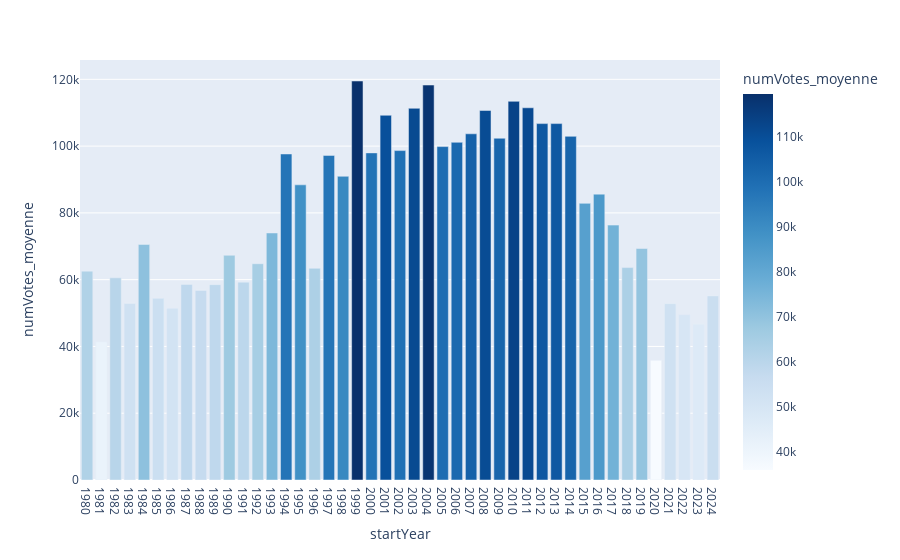

Notebook source saved alongside this figure:
### Code cell
# rating vs years
df_nbr_votes_by_year = df[["startYear", "numVotes"]]
df_nbr_votes_by_year = df_nbr_votes_by_year.groupby("startYear", as_index=False)[["numVotes"]].mean()
df_nbr_votes_by_year["numVotes_moyenne"] = df_nbr_votes_by_year["numVotes"].apply(lambda x : round(x, 2))
fig = px.bar(df_nbr_votes_by_year, x="startYear", y="numVotes_moyenne", color_continuous_scale='Blues', color="numVotes_moyenne")
fig.show()

### Figure 1 — Plotly figure (JSON) as saved in the notebook; plotly's stock layout.template omitted (floating-point values rounded to 4 significant figures)
{"data": [{"alignmentgroup": "True", "hovertemplate": "startYear=%{x}<br>numVotes_moyenne=%{marker.color}<extra></extra>", "legendgroup": "", "marker": {"color": [62550.0, 41290.0, 60560.0, 52880.0, 70550.0, 54420.0, 51430.0, 58570.0, 56770.0, 58510.0, 67290.0, 59260.0, 64770.0, 73980.0, 97640.0, 88400.0, 63400.0, 97210.0, 90960.0, 119500.0, 97970.0, 109200.0, 98660.0, 111300.0, 118300.0, 99860.0, 101100.0, 103700.0, 110700.0, 102400.0, 113400.0, 111500.0, 106700.0, 106700.0, 102900.0, 82860.0, 85620.0, 76340.0, 63620.0, 69330.0, 35860.0, 52820.0, 49540.0, 46650.0, 55130.0], "coloraxis": "coloraxis", "pattern": {"shape": ""}}, "name": "", "offsetgroup": "", "orientation": "v", "showlegend": false, "textposition": "auto", "type": "bar", "x": ["1980", "1981", "1982", "1983", "1984", "1985", "1986", "1987", "1988", "1989", "1990", "1991", "1992", "1993", "1994", "1995", "1996", "1997", "1998", "1999", "2000", "2001", "2002", "2003", "2004", "2005", "2006", "2007", "2008", "2009", "2010", "2011", "2012", "2013", "2014", "2015", "2016", "2017", "2018", "2019", "2020", "2021", "2022", "2023", "2024"], "xaxis": "x", "y": [62550.0, 41290.0, 60560.0, 52880.0, 70550.0, 54420.0, 51430.0, 58570.0, 56770.0, 58510.0, 67290.0, 59260.0, 64770.0, 73980.0, 97640.0, 88400.0, 63400.0, 97210.0, 90960.0, 119500.0, 97970.0, 109200.0, 98660.0, 111300.0, 118300.0, 99860.0, 101100.0, 103700.0, 110700.0, 102400.0, 113400.0, 111500.0, 106700.0, 106700.0, 102900.0, 82860.0, 85620.0, 76340.0, 63620.0, 69330.0, 35860.0, 52820.0, 49540.0, 46650.0, 55130.0], "yaxis": "y"}], "layout": {"barmode": "relative", "coloraxis": {"colorbar": {"title": {"text": "numVotes_moyenne"}}, "colorscale": [[0, "rgb(247,251,255)"], [0.125, "rgb(222,235,247)"], [0.25, "rgb(198,219,239)"], [0.375, "rgb(158,202,225)"], [0.5, "rgb(107,174,214)"], [0.625, "rgb(66,146,198)"], [0.75, "rgb(33,113,181)"], [0.875, "rgb(8,81,156)"], [1, "rgb(8,48,107)"]]}, "legend": {"tracegroupgap": 0}, "margin": {"t": 60}, "xaxis": {"anchor": "y", "domain": [0, 1], "title": {"text": "startYear"}}, "yaxis": {"anchor": "x", "domain": [0, 1], "title": {"text": "numVotes_moyenne"}}}}
